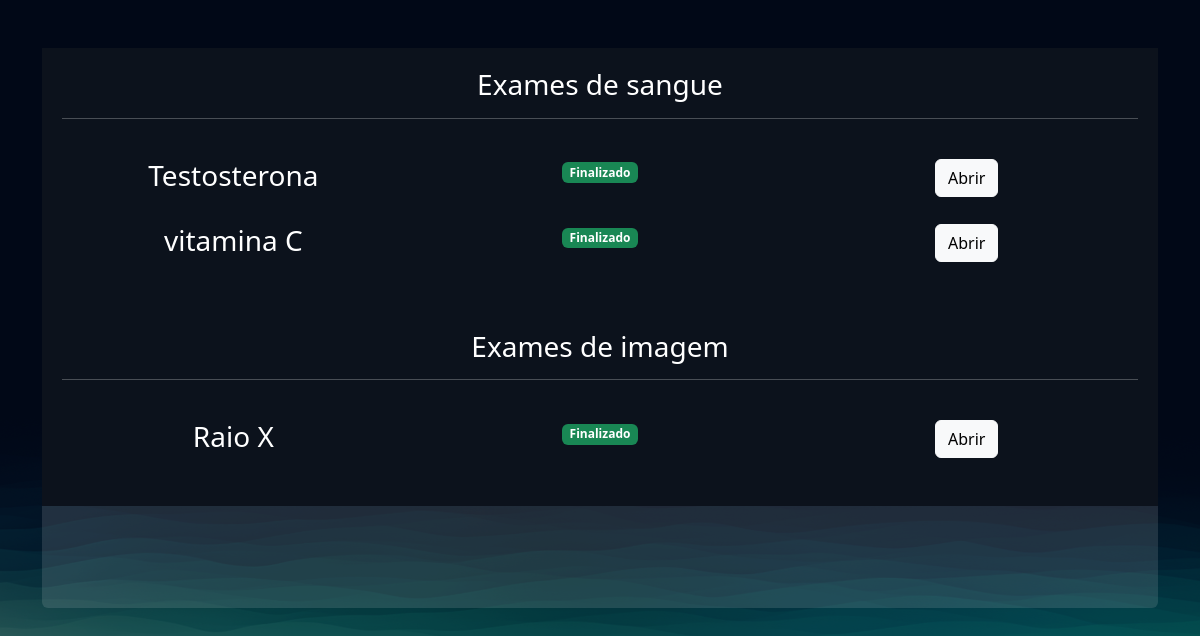
/exames/gerenciar_exames/ (signed in), run on the app's committed database.
### exames/models.py (models this page shows, shortened)
class SolicitacaoExame(models.Model):
    choice_status = (
      ('E', 'Em análise'),
      ('F', 'Finalizado')
    )
    usuario = models.ForeignKey(User, on_delete=models.DO_NOTHING)
    exame = models.ForeignKey(TiposExames, on_delete=models.DO_NOTHING)
    status = models.CharField(max_length=2, choices=choice_status)
    resultado = models.FileField(upload_to="resultados", null=True, blank=True)
    requer_senha = models.BooleanField(default=False)
    senha = models.CharField(max_length=16, null=True, blank=True)
    def __str__(self):
        return f'{self.usuario} | {self.exame.nome}'
    def badge_template(self):
        if self.status == "E":
            classes = 'bg-warning text-dark '
            texto = "Em análise"
        elif self.status == "F":
            classes = 'bg-success'
            texto = "Finalizado"
        return mark_safe (f'<span class="badge {classes}">{texto}</span>')

class TiposExames(models.Model):
    tipo_choices = (
        ('I', 'Exame de imagem'),
        ('S', 'Exame de sangue')
    )
    nome = models.CharField(max_length=50)
    tipo = models.CharField(max_length=1, choices=tipo_choices)
    preco = models.FloatField()
    disponivel = models.BooleanField(default=True)
    horario_inicial = models.IntegerField()
    horario_final = models.IntegerField()

### exames/views.py (the view)
# urls.py: path('gerenciar_exames/', views.gerenciar_exames, name="gerenciar_exames"),
@login_required
def gerenciar_exames(request):
    exames = SolicitacaoExame.objects.filter()
    print(exames)
    return render(request, 'gerenciar_exames.html', {'exames':exames})

### exames/templates/gerenciar_exames.html (shortened to what this page needs)
{% extends "bases/base.html" %}
{% load static %}
{% block 'head' %}
<link href="{% static 'exames/css/css.css' %}" rel="stylesheet" />
<link href="{% static 'exames/css/gerenciar_pedidos.css' %}" rel="stylesheet" />
<link href="{% static 'exames/css/gerenciar_exames.css' %}" rel="stylesheet" />
{% endblock 'head' %}
{% block 'conteudo' %}
<br>
<br>
<div class="container">
  <div class="card card-view">
    <div class="sub-card">
      <h3>Exames de sangue</h3>
      <hr>
      <br>
      {% for exame in exames %}
            {% if exame.exame.tipo == 'S'%}
            <div class="row">
                <div class="col-md"><h3>{{exame.exame.nome}}<h3></div>
                <div class="col-md">
                    {{exame.badge_template}}
                </div>
                <div class="col-md">
                  {% if exame.status == 'F' %}
                      <a href="{% url 'permitir_abrir_exame' exame.id %}" class="btn btn-light">Abrir</a>
                  {% else %}
                      <a href="#" class="btn btn-light disabled">Abrir</a>
                  {% endif %}
                </div>
            </div>
            <br>
            {% endif %}
       {% endfor %}
    </div>
    <div class="sub-card">
      <h3>Exames de imagem</h3>
      <hr>
      <br>
      {% for exame in exames %}
      {% if exame.exame.tipo == 'I'%}
      <div class="row">
          <div class="col-md"><h3>{{exame.exame.nome}}<h3></div>
          <div class="col-md">
              {{exame.badge_template}}
          </div>
          <div class="col-md">
            {% if exame.status == 'F' %}
                <a href="{% url 'permitir_abrir_exame' exame.id %}" class="btn btn-light">Abrir</a>
            {% else %}
                <a href="#" class="btn btn-light disabled">Abrir</a>
            {% endif %}
          </div>
      </div>
      <br>
      {% endif %}
 {% endfor %}
    </div>
  </div>
</div>
{% endblock 'conteudo' %}

### templates/static/geral/css/base.css (style rules this page uses)
:root { --main-color: #151C34; --dark-color: #0C121C ; --light-color: #6DE6EE; --contrast-color: #f4c96b; --differential-color: #066668; }
* { color: white }

### templates/static/exames/css/css.css (style rules this page uses)
body { background-image: url('/static/geral/img/bg2.png'); background-size: cover; }
.card { background-color: rgba(217, 217, 217, .14); color: white; padding: 15px; }

### templates/static/exames/css/gerenciar_pedidos.css (style rules this page uses)
.card-view { text-align: center; padding: 0; border: none; height: 70vh; }

### templates/static/exames/css/gerenciar_exames.css (style rules this page uses)
.sub-card { background-color: var(--dark-color); padding: 20px; }

### data on the page
SolicitacaoExame: exame.nome "Testosterona", badge_template "Finalizado", shows "Abrir"
SolicitacaoExame: exame.nome "vitamina C", badge_template "Finalizado", shows "Abrir"
SolicitacaoExame: exame.nome "Raio X", badge_template "Finalizado", shows "Abrir"
